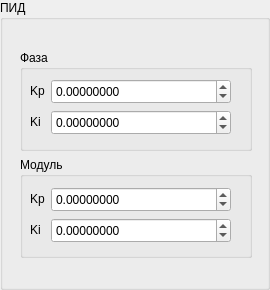
              <widget class="QGroupBox" name="groupBox_40">
               <property name="minimumSize">
                <size>
                 <width>270</width>
                 <height>290</height>
                </size>
               </property>
               <property name="maximumSize">
                <size>
                 <width>270</width>
                 <height>290</height>
                </size>
               </property>
               <property name="title">
                <string>ПИД</string>
               </property>
               <widget class="QWidget" name="layoutWidget">
                <property name="geometry">
                 <rect>
                  <x>20</x>
                  <y>50</y>
                  <width>232</width>
                  <height>208</height>
                 </rect>
                </property>
                <layout class="QVBoxLayout" name="verticalLayout_11">
                 <item>
                  <widget class="QGroupBox" name="groupBox_41">
                   <property name="minimumSize">
                    <size>
                     <width>230</width>
                     <height>100</height>
                    </size>
                   </property>
                   <property name="maximumSize">
                    <size>
                     <width>370</width>
                     <height>130</height>
                    </size>
                   </property>
                   <property name="title">
                    <string>Фаза</string>
                   </property>
                   <widget class="QWidget" name="layoutWidget">
                    <property name="geometry">
                     <rect>
                      <x>10</x>
                      <y>29</y>
                      <width>202</width>
                      <height>58</height>
                     </rect>
                    </property>
                    <layout class="QFormLayout" name="formLayout_32">
                     <item row="0" column="0">
                      <widget class="QLabel" name="label_88">
                       <property name="text">
                        <string>Kp</string>
                       </property>
                      </widget>
                     </item>
                     <item row="0" column="1">
                      <widget class="QDoubleSpinBox" name="pidPhasaKpSB_1">
                       <property name="minimumSize">
                        <size>
                         <width>180</width>
                         <height>25</height>
                        </size>
                       </property>
                       <property name="maximumSize">
                        <size>
                         <width>180</width>
                         <height>25</height>
                        </size>
                       </property>
                       <property name="decimals">
                        <number>8</number>
                       </property>
                       <property name="minimum">
                        <double>-100000000.000000000000000</double>
                       </property>
                       <property name="maximum">
                        <double>100000000.000000000000000</double>
                       </property>
                      </widget>
                     </item>
                     <item row="1" column="0">
                      <widget class="QLabel" name="label_89">
                       <property name="text">
                        <string>Ki</string>
                       </property>
                      </widget>
                     </item>
                     <item row="1" column="1">
                      <widget class="QDoubleSpinBox" name="pidPhasaKiSB">
                       <property name="minimumSize">
                        <size>
                         <width>180</width>
                         <height>25</height>
                        </size>
                       </property>
                       <property name="maximumSize">
                        <size>
                         <width>180</width>
                         <height>25</height>
                        </size>
                       </property>
                       <property name="decimals">
                        <number>8</number>
                       </property>
                       <property name="minimum">
                        <double>-100000000.000000000000000</double>
                       </property>
                       <property name="maximum">
                        <double>100000000.000000000000000</double>
                       </property>
                      </widget>
                     </item>
                    </layout>
                   </widget>
                  </widget>
                 </item>
                 <item>
                  <widget class="QGroupBox" name="groupBox_42">
                   <property name="minimumSize">
                    <size>
                     <width>230</width>
                     <height>100</height>
                    </size>
                   </property>
                   <property name="maximumSize">
                    <size>
                     <width>370</width>
                     <height>130</height>
                    </size>
                   </property>
                   <property name="title">
                    <string>Модуль</string>
                   </property>
                   <widget class="QWidget" name="layoutWidget">
                    <property name="geometry">
                     <rect>
                      <x>10</x>
                      <y>30</y>
                      <width>202</width>
                      <height>58</height>
                     </rect>
                    </property>
                    <layout class="QFormLayout" name="formLayout_33">
                     <item row="0" column="0">
                      <widget class="QLabel" name="label_91">
                       <property name="text">
                        <string>Kp</string>
                       </property>
                      </widget>
                     </item>
                     <item row="0" column="1">
                      <widget class="QDoubleSpinBox" name="pidModuleKpSB">
                       <property name="minimumSize">
                        <size>
                         <width>180</width>
                         <height>25</height>
                        </size>
                       </property>
                       <property name="maximumSize">
                        <size>
                         <width>180</width>
                         <height>25</height>
                        </size>
                       </property>
                       <property name="decimals">
                        <number>8</number>
                       </property>
                       <property name="minimum">
                        <double>-100000000.000000000000000</double>
                       </property>
                       <property name="maximum">
                        <double>100000000.000000000000000</double>
                       </property>
                      </widget>
                     </item>
                     <item row="1" column="0">
                      <widget class="QLabel" name="label_90">
                       <property name="text">
                        <string>Ki</string>
                       </property>
                      </widget>
                     </item>
                     <item row="1" column="1">
                      <widget class="QDoubleSpinBox" name="pidModuleKiSB">
                       <property name="minimumSize">
                        <size>
                         <width>180</width>
                         <height>25</height>
                        </size>
                       </property>
                       <property name="maximumSize">
                        <size>
                         <width>180</width>
                         <height>25</height>
                        </size>
                       </property>
                       <property name="decimals">
                        <number>8</number>
                       </property>
                       <property name="minimum">
                        <double>-100000000.000000000000000</double>
                       </property>
                       <property name="maximum">
                        <double>100000000.000000000000000</double>
                       </property>
                      </widget>
                     </item>
                    </layout>
                   </widget>
                  </widget>
                 </item>
                </layout>
               </widget>
              </widget>
